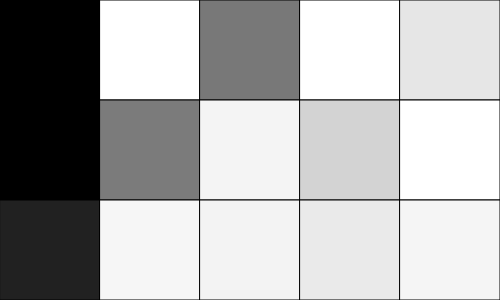
Frame 1 (no input)
Frame 60 (no input): identical to frame 1, image omitted
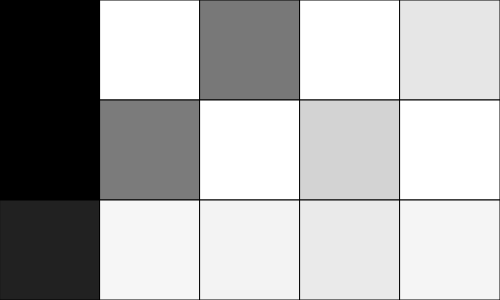
Frame 120 (the mouse pressed at the canvas centre since frame 60)

The p5.js sketch that drew these frames (run headless with seeded random() and noise() and a simulated clock; from frame 60 on, the mouse is pressed at the canvas centre):

// p5.js sketch
// ── sketch.js
// Matrixes
// Michael Radomsky
// October 28, 2024

let grid = [[0,255,120,264,230],[0,123,244,211,255],[33,246,243,234,245]];
const NUM_ROWS = 3;
const NUM_COLS = 5;
let rectWidth, rectHeight;

function renderGrid(){
  for(let x = 0; x < NUM_COLS; x++){
    for(let y = 0; y < NUM_ROWS; y++){
      fill(grid[y][x]);
      rect(x*rectWidth, y*rectHeight, rectWidth, rectHeight);
    }
  }
}

function setup() {
  createCanvas(500, 300);
  rectWidth = 500 / NUM_COLS;
  rectHeight = 300 / NUM_ROWS;
}
function getArrayX(){
  return int(mouseX/rectWidth);
}
function getArrayY(){
  return int(mouseY/rectHeight);
}

function draw() {
  background(220);
  renderGrid();
 
}
function mousePressed(){
  if(grid[getArrayY()][getArrayX()] === 255){
    grid[getArrayY()][getArrayX()] = 0;
  }
  else{
    grid[getArrayY()][getArrayX()] = 255;
  }
    
}
